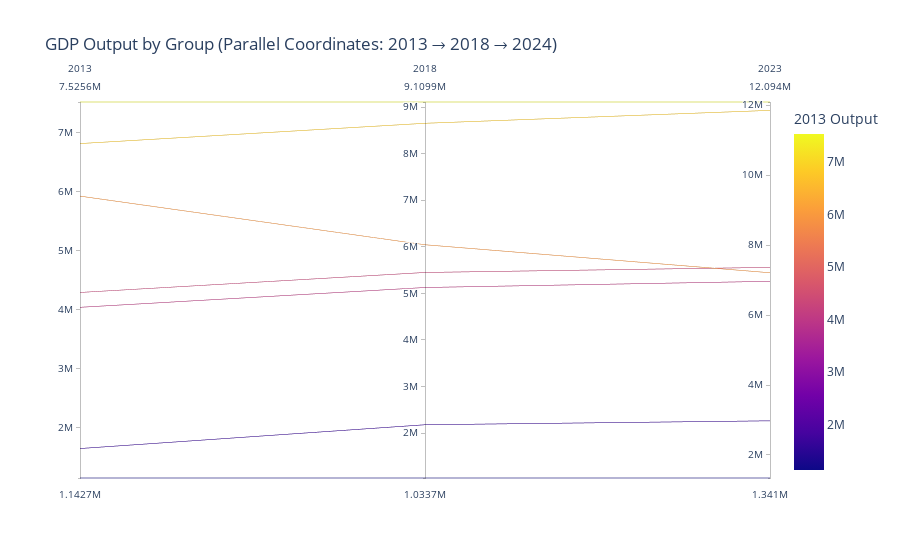

Notebook code for this chart:
### Code cell
import plotly.express as px

# Step 1: Pivot data for 2013, 2018, 2024
years = [2013, 2018, 2023]
df_pc = df_grouped_filtered[df_grouped_filtered["Year"].isin(years)].copy()
df_pivot = df_pc.pivot(index="Group", columns="Year", values="Value").reset_index()

# Step 2: Create parallel coordinates plot
fig = px.parallel_coordinates(
    df_pivot,
    dimensions=[2013, 2018, 2023],
    color=2013,  # or color='Group' if you want consistent coloring
    labels={2013: "2013", 2018: "2018", 2024: "2024"},
    title="GDP Output by Group (Parallel Coordinates: 2013 → 2018 → 2024)"
)

fig.update_layout(coloraxis_colorbar=dict(title="2013 Output"))
fig.show()

### Figure 1 — Plotly figure (JSON) as saved in the notebook; plotly's stock layout.template omitted (floating-point values rounded to 4 significant figures)
{"data": [{"dimensions": [{"label": "2013", "values": [4040187, 6820015, 5927762, 1142697, 7525619, 4292512, 1643153]}, {"label": "2018", "values": [5125697, 8652950, 6043435, 1033697, 9109896, 5448366, 2177455]}, {"label": "2023", "values": [6965947, 11854241, 7210947, 1341147, 12094062, 7364212, 2976179]}], "domain": {"x": [0, 1], "y": [0, 1]}, "line": {"color": [4040187, 6820015, 5927762, 1142697, 7525619, 4292512, 1643153], "coloraxis": "coloraxis"}, "name": "", "type": "parcoords"}], "layout": {"coloraxis": {"colorbar": {"title": {"text": "2013 Output"}}, "colorscale": [[0, "#0d0887"], [0.1111, "#46039f"], [0.2222, "#7201a8"], [0.3333, "#9c179e"], [0.4444, "#bd3786"], [0.5556, "#d8576b"], [0.6667, "#ed7953"], [0.7778, "#fb9f3a"], [0.8889, "#fdca26"], [1, "#f0f921"]]}, "legend": {"tracegroupgap": 0}, "title": {"text": "GDP Output by Group (Parallel Coordinates: 2013 → 2018 → 2024)"}}}
